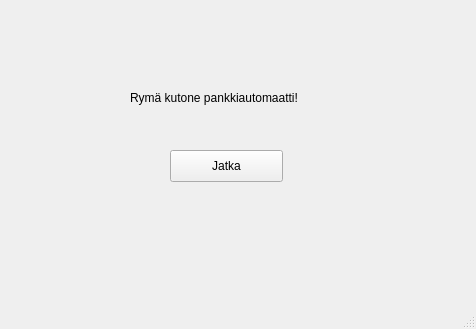
<?xml version="1.0" encoding="UTF-8"?>
<ui version="4.0">
 <class>MainWindow</class>
 <widget class="QMainWindow" name="MainWindow">
  <property name="geometry">
   <rect>
    <x>0</x>
    <y>0</y>
    <width>476</width>
    <height>329</height>
   </rect>
  </property>
  <property name="windowTitle">
   <string>MainWindow</string>
  </property>
  <widget class="QWidget" name="centralwidget">
   <widget class="QPushButton" name="jatka">
    <property name="geometry">
     <rect>
      <x>170</x>
      <y>150</y>
      <width>113</width>
      <height>32</height>
     </rect>
    </property>
    <property name="text">
     <string>Jatka</string>
    </property>
   </widget>
   <widget class="QLabel" name="label">
    <property name="geometry">
     <rect>
      <x>130</x>
      <y>90</y>
      <width>211</width>
      <height>16</height>
     </rect>
    </property>
    <property name="text">
     <string>Rymä kutone pankkiautomaatti!</string>
    </property>
   </widget>
  </widget>
  <widget class="QMenuBar" name="menubar">
   <property name="geometry">
    <rect>
     <x>0</x>
     <y>0</y>
     <width>476</width>
     <height>24</height>
    </rect>
   </property>
  </widget>
  <widget class="QStatusBar" name="statusbar"/>
 </widget>
 <resources/>
 <connections/>
</ui>
